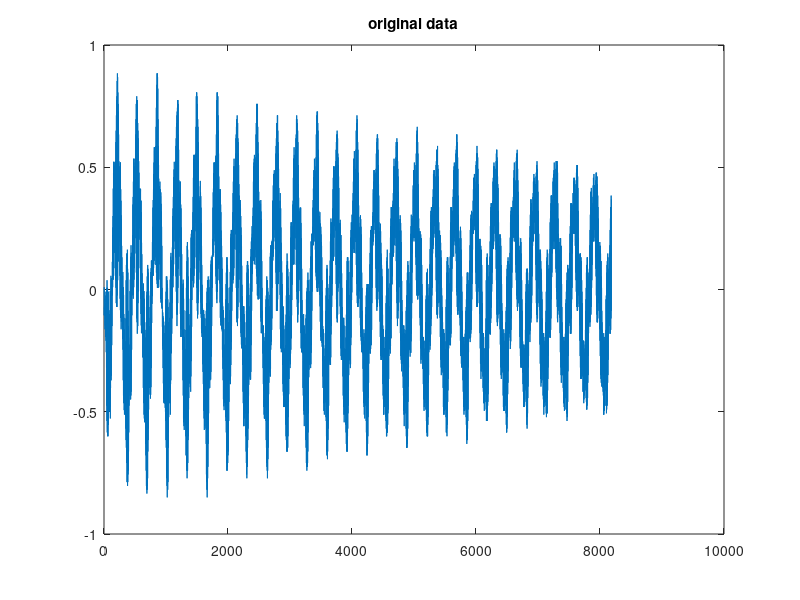
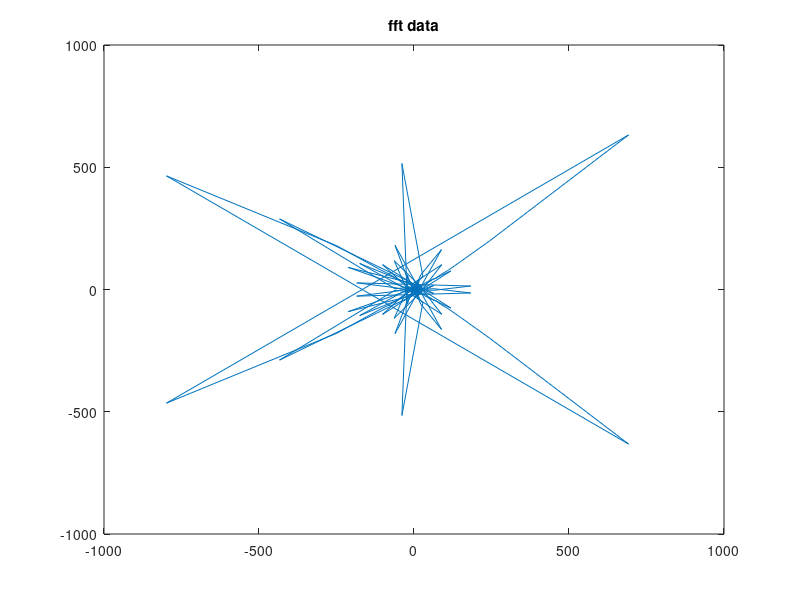

Source code (MATLAB) for these figures, in order: (Note: this script raises an error after producing the figures.)
function [ output_args ] = Untitled()
%UNTITLED Summary of this function goes here
%   Detailed explanation goes here

file = textread('test1.txt');
%[m,n] = size(file);
%s = spectrogram(file);

figure;
plot(file); title('original data');

fastft = fft(file);
figure;
plot(fastft); title('fft data');

y = [1 -1];
x = [0 8000];

%g = dgt(file, 'gauss', 10,40);

% gabor() is my own function. i implemented this in some earlier project. 
%g = gabor(file,pi/2);
gab = sgram(file(:));
sgramfft = sgram(fastft(:));
%magimg = conv2(double(file),double(g));

%figure;
%imagesc(x,y,file); title('original data spectrogram'); ylabel('Frequency(Hz)'); xlabel('Time(Seconds)');

figure;
%imagesc(x,y,log(abs(g))); title('gabor spectrogram'); ylabel('Frequency(Hz)'); xlabel('Time(Seconds)');
imagesc(x,y,gab); title('gabor spectrogram'); ylabel('Frequency(Normalized)'); xlabel('Time(Seconds)');

figure;
imagesc(x,y,sgramfft); title('fft spectrogram'); ylabel('Frequency(Normalized)'); xlabel('Time(Samples)');
%imshow(s); tilte('fft spectrogram');
%imagesc(log(abs(fftshift(fft2(input_img))))); title('original spectra');
%imagesc(log(abs(fftshift(fft(file))))); title('fft spectrogram'); ylabel('Frequency(Hz)'); xlabel('Time(Seconds)');

%imagesc(log(abs(fftshift(g)))); title('gabor spectrogram');

end

